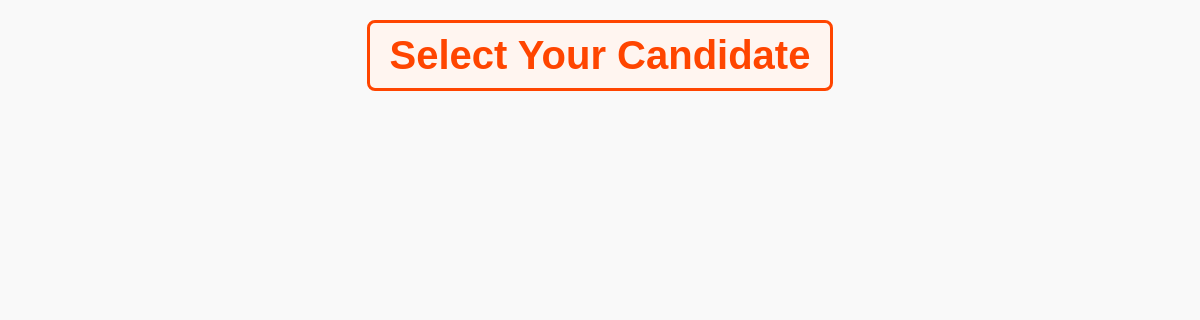
Page / (signed in) on the earlier database version.
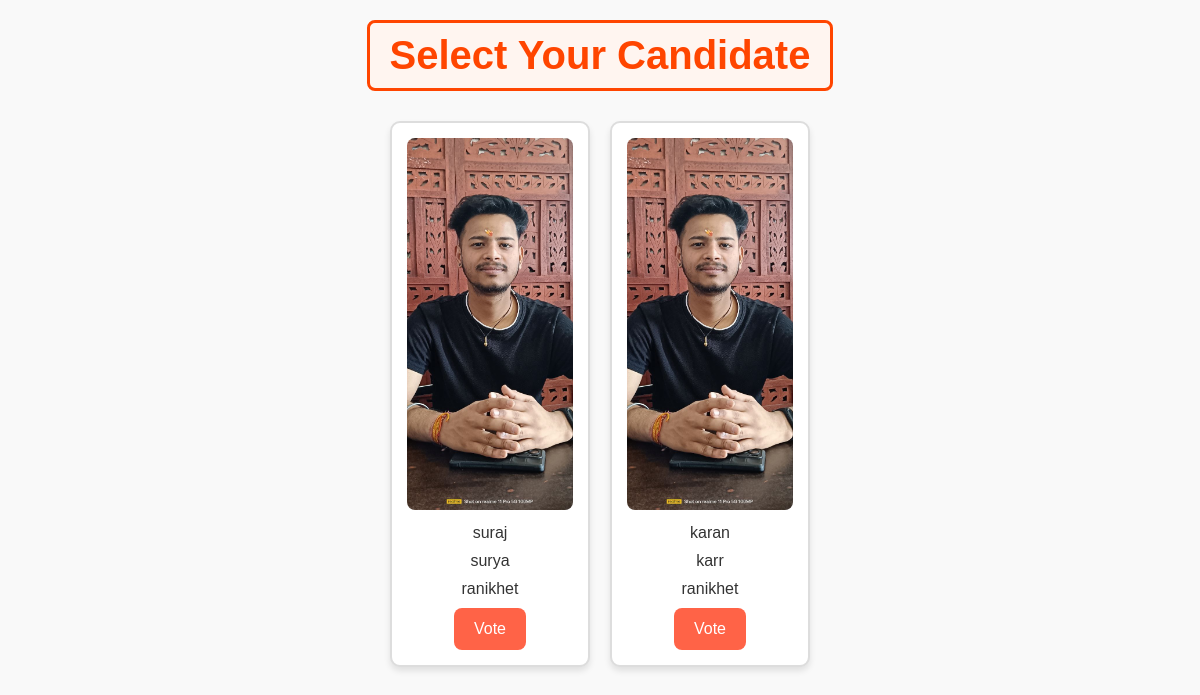
Same page on the later database version.
### voting/models.py (models this page shows)
class Candidate(models.Model):
    name = models.CharField(max_length=100)
    party = models.CharField(max_length=100)
    constituency = models.CharField(max_length=100)

### voting/views.py (the view)
# urls.py: path('', views.voting_page, name='voting_page'),
@login_required  # Ensure the user is logged in and verified
def voting_page(request):
    if request.method == 'GET':
        candidates = Candidate.objects.all()
        return render(request, 'voting_main_page.html', {'candidates': candidates})

### voting/templates/voting_main_page.html (shortened to what this page needs)
{% load static %}
<!DOCTYPE html>
<html lang="en">
<head>
    <link rel="stylesheet" href="{% static 'css/voting_main_page.css' %}">
</head>
<body>
    <div class="container">
        <div class="header">
            <h1>Select Your Candidate</h1>
        </div>
        <div class="candidates">
            {% for candidate in candidates %}
            <div class="candidate">
                <img src="{% static 'images/ss2.jpg' %}" alt="Candidate Image">
                <p>{{ candidate.name }}</p>
                <p>{{ candidate.party }}</p>
                <p>{{ candidate.constituency }}</p>
                <button onclick="voteForCandidate('{{ candidate.id }}')">Vote</button>
            </div>
            {% endfor %}
        </div>
    </div>
</body>
</html>

### voting/static/css/voting_main_page.css (style rules this page uses)
* { margin: 0; padding: 0; box-sizing: border-box; }
body { font-family: 'Arial', sans-serif; background-color: #f9f9f9; color: #333; }
.container { display: flex; flex-direction: column; align-items: center; padding: 20px; }
.header { margin-bottom: 30px; text-align: center; }
.header h1 { color: #ff4500; font-size: 2.5rem; padding: 10px 20px; border: 3px solid #ff4500; border-radius: 8px; background-color: #fff5f0; }
.candidates { display: flex; flex-wrap: wrap; justify-content: center; gap: 20px; width: 100%; max-width: 1200px; }
.candidate { background-color: white; border: 2px solid #ddd; padding: 15px; text-align: center; width: 200px; border-radius: 10px; transition: transform 0.3s ease, box-shadow 0.3s ease; box-shadow: 0 4px 6px rgba(0, 0, 0, 0.1); overflow: hidden; }
.candidate img { width: 100%; height: auto; border-radius: 8px; }
.candidate p { margin: 10px 0; font-size: 1rem; }
button { background-color: #ff6347; border: none; color: white; padding: 12px 20px; font-size: 16px; border-radius: 8px; cursor: pointer; transition: background-color 0.4s, color 0.4s, border 0.4s; }

Differences in the rows shown:
added Candidate: name "suraj", party "surya", constituency "ranikhet"
added Candidate: name "karan", party "karr", constituency "ranikhet"
